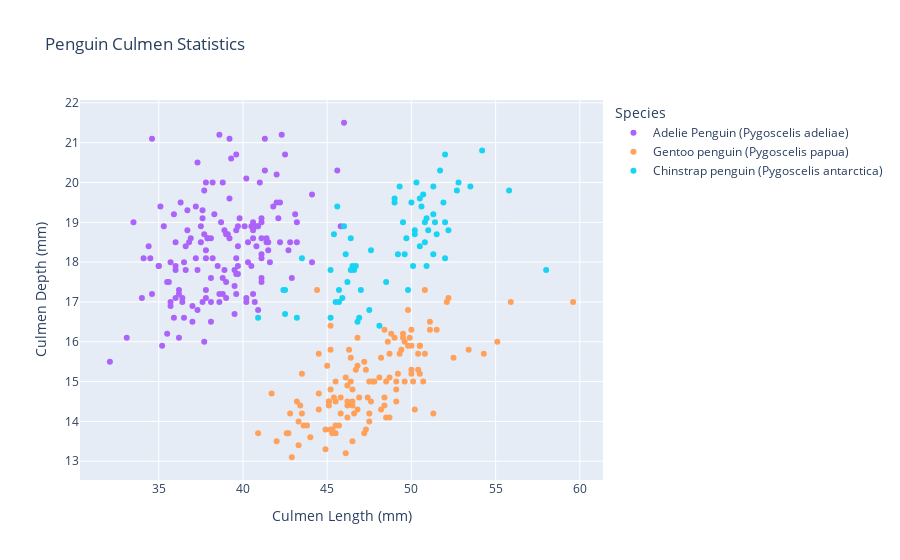

Source (notebook cell):
### Code cell
color_map = {
    'Adelie': 'rgb(235, 52, 52)',      
    'Gentoo': 'rgb(235, 149, 52)',    
    'Chinstrap': 'rgb(67, 52, 235)'    
}
fig = px.scatter(
    data_frame = penguins,
    x='Culmen Length (mm)',
    y='Culmen Depth (mm)',
    color='Species',
    color_discrete_map=color_map,
    title='Penguin Culmen Statistics',
)

fig.show()

### Figure 1 — Plotly figure (JSON) as saved in the notebook; plotly's stock layout.template omitted (floating-point values rounded to 4 significant figures; data arrays with more than 128 entries replaced by an {"elided": "..."} marker saying what was removed)
{"data": [{"hovertemplate": "Species=Adelie Penguin (Pygoscelis adeliae)<br>Culmen Length (mm)=%{x}<br>Culmen Depth (mm)=%{y}<extra></extra>", "legendgroup": "Adelie Penguin (Pygoscelis adeliae)", "marker": {"color": "#ab63fa", "symbol": "circle"}, "mode": "markers", "name": "Adelie Penguin (Pygoscelis adeliae)", "orientation": "v", "showlegend": true, "type": "scatter", "x": {"elided": "152 float values"}, "xaxis": "x", "y": {"elided": "152 float values"}, "yaxis": "y"}, {"hovertemplate": "Species=Gentoo penguin (Pygoscelis papua)<br>Culmen Length (mm)=%{x}<br>Culmen Depth (mm)=%{y}<extra></extra>", "legendgroup": "Gentoo penguin (Pygoscelis papua)", "marker": {"color": "#FFA15A", "symbol": "circle"}, "mode": "markers", "name": "Gentoo penguin (Pygoscelis papua)", "orientation": "v", "showlegend": true, "type": "scatter", "x": [46.1, 50, 48.7, 50, 47.6, 46.5, 45.4, 46.7, 43.3, 46.8, 40.9, 49, 45.5, 48.4, 45.8, 49.3, 42, 49.2, 46.2, 48.7, 50.2, 45.1, 46.5, 46.3, 42.9, 46.1, 44.5, 47.8, 48.2, 50, 47.3, 42.8, 45.1, 59.6, 49.1, 48.4, 42.6, 44.4, 44, 48.7, 42.7, 49.6, 45.3, 49.6, 50.5, 43.6, 45.5, 50.5, 44.9, 45.2, 46.6, 48.5, 45.1, 50.1, 46.5, 45, 43.8, 45.5, 43.2, 50.4, 45.3, 46.2, 45.7, 54.3, 45.8, 49.8, 46.2, 49.5, 43.5, 50.7, 47.7, 46.4, 48.2, 46.5, 46.4, 48.6, 47.5, 51.1, 45.2, 45.2, 49.1, 52.5, 47.4, 50, 44.9, 50.8, 43.4, 51.3, 47.5, 52.1, 47.5, 52.2, 45.5, 49.5, 44.5, 50.8, 49.4, 46.9, 48.4, 51.1, 48.5, 55.9, 47.2, 49.1, 47.3, 46.8, 41.7, 53.4, 43.3, 48.1, 50.5, 49.8, 43.5, 51.5, 46.2, 55.1, 44.5, 48.8, 47.2, null, 46.8, 50.4, 45.2, 49.9], "xaxis": "x", "y": [13.2, 16.3, 14.1, 15.2, 14.5, 13.5, 14.6, 15.3, 13.4, 15.4, 13.7, 16.1, 13.7, 14.6, 14.6, 15.7, 13.5, 15.2, 14.5, 15.1, 14.3, 14.5, 14.5, 15.8, 13.1, 15.1, 14.3, 15, 14.3, 15.3, 15.3, 14.2, 14.5, 17, 14.8, 16.3, 13.7, 17.3, 13.6, 15.7, 13.7, 16, 13.7, 15, 15.9, 13.9, 13.9, 15.9, 13.3, 15.8, 14.2, 14.1, 14.4, 15, 14.4, 15.4, 13.9, 15, 14.5, 15.3, 13.8, 14.9, 13.9, 15.7, 14.2, 16.8, 14.4, 16.2, 14.2, 15, 15, 15.6, 15.6, 14.8, 15, 16, 14.2, 16.3, 13.8, 16.4, 14.5, 15.6, 14.6, 15.9, 13.8, 17.3, 14.4, 14.2, 14, 17, 15, 17.1, 14.5, 16.1, 14.7, 15.7, 15.8, 14.6, 14.4, 16.5, 15, 17, 15.5, 15, 13.8, 16.1, 14.7, 15.8, 14, 15.1, 15.2, 15.9, 15.2, 16.3, 14.1, 16, 15.7, 16.2, 13.7, null, 14.3, 15.7, 14.8, 16.1], "yaxis": "y"}, {"hovertemplate": "Species=Chinstrap penguin (Pygoscelis antarctica)<br>Culmen Length (mm)=%{x}<br>Culmen Depth (mm)=%{y}<extra></extra>", "legendgroup": "Chinstrap penguin (Pygoscelis antarctica)", "marker": {"color": "#19d3f3", "symbol": "circle"}, "mode": "markers", "name": "Chinstrap penguin (Pygoscelis antarctica)", "orientation": "v", "showlegend": true, "type": "scatter", "x": [46.5, 50, 51.3, 45.4, 52.7, 45.2, 46.1, 51.3, 46, 51.3, 46.6, 51.7, 47, 52, 45.9, 50.5, 50.3, 58, 46.4, 49.2, 42.4, 48.5, 43.2, 50.6, 46.7, 52, 50.5, 49.5, 46.4, 52.8, 40.9, 54.2, 42.5, 51, 49.7, 47.5, 47.6, 52, 46.9, 53.5, 49, 46.2, 50.9, 45.5, 50.9, 50.8, 50.1, 49, 51.5, 49.8, 48.1, 51.4, 45.7, 50.7, 42.5, 52.2, 45.2, 49.3, 50.2, 45.6, 51.9, 46.8, 45.7, 55.8, 43.5, 49.6, 50.8, 50.2], "xaxis": "x", "y": [17.9, 19.5, 19.2, 18.7, 19.8, 17.8, 18.2, 18.2, 18.9, 19.9, 17.8, 20.3, 17.3, 18.1, 17.1, 19.6, 20, 17.8, 18.6, 18.2, 17.3, 17.5, 16.6, 19.4, 17.9, 19, 18.4, 19, 17.8, 20, 16.6, 20.8, 16.7, 18.8, 18.6, 16.8, 18.3, 20.7, 16.6, 19.9, 19.5, 17.5, 19.1, 17, 17.9, 18.5, 17.9, 19.6, 18.7, 17.3, 16.4, 19, 17.3, 19.7, 17.3, 18.8, 16.6, 19.9, 18.8, 19.4, 19.5, 16.5, 17, 19.8, 18.1, 18.2, 19, 18.7], "yaxis": "y"}], "layout": {"autosize": true, "legend": {"title": {"text": "Species"}, "tracegroupgap": 0}, "title": {"text": "Penguin Culmen Statistics"}, "xaxis": {"anchor": "y", "autorange": true, "domain": [0, 1], "range": [30.08, 61.62], "title": {"text": "Culmen Length (mm)"}, "type": "linear"}, "yaxis": {"anchor": "x", "autorange": true, "domain": [0, 1], "range": [12.41, 22.19], "title": {"text": "Culmen Depth (mm)"}, "type": "linear"}}}
